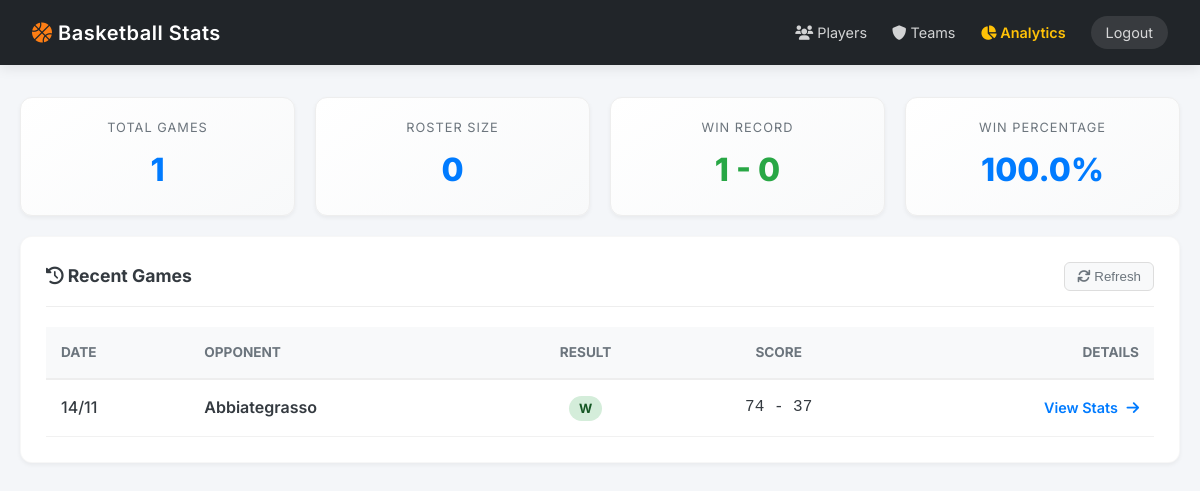
The page /teams/Abbiategrasso (signed in) on the database its author committed.
### core/models.py (models this page shows)
class Game(db.Model):
    __tablename__ = "games"
    id = db.Column(db.Integer, primary_key=True)
    date = db.Column(db.String(10), nullable=False)
    opponent = db.Column(db.String(100), nullable=False)
    team_score = db.Column(db.Integer, nullable=False)
    opponent_score = db.Column(db.Integer, nullable=False)
    result = db.Column(db.String(1), nullable=False)
    game_type = db.Column(db.String(20), nullable=False)
    sort_date = db.Column(db.String(10), nullable=False)
    @property
    def score_display(self):
        return f"{self.team_score} - {self.opponent_score}"

### web/routes/main.py (the view)
@main_bp.route("/teams/<opponent_name>")
@login_required
def opponent_games(opponent_name):
    games = (
        Game.query.filter_by(opponent=opponent_name)
        .order_by(Game.sort_date.desc())
        .all()
    )
    wins = sum(1 for g in games if g.result == "W")
    losses = len(games) - wins
    return render_template(
        "index.html",
        games=games,
        stats={"games": len(games), "players": 0, "wins": wins, "losses": losses},
    )

### web/__init__.py (called while the page is built)
def create_app(config_name: str = None) -> Flask:
    app = Flask(__name__)
    config = get_config(config_name)
    app.config.from_object(config)
    setup_logging(app, config)
    db.init_app(app)
    bcrypt.init_app(app)
    csrf.init_app(app)
    cache.init_app(app)
    limiter.init_app(app)
    login_manager.init_app(app)
    login_manager.login_view = "auth.login"
    login_manager.login_message = "Please log in to access this page."
    login_manager.login_message_category = "info"
    @login_manager.user_loader
    def load_user(user_id):
        return User.query.get(int(user_id))
    register_blueprints(app)
    return app

### web/templates/index.html (shortened to what this page needs)
<!doctype html>
<html lang="en">
    <head>
        <link
            rel="stylesheet"
            href="{{ url_for('static', filename='css/style.css') }}"
        />
        <link
            rel="stylesheet"
            href="https://cdnjs.cloudflare.com/ajax/libs/font-awesome/6.0.0/css/all.min.css"
        />
    </head>
    <body>
        <div class="header">
            <h1>
                <i class="fas fa-basketball-ball" style="color: #fd7e14"></i>
                Basketball Stats
            </h1>
            <div style="display: flex; gap: 25px; align-items: center">
                <a href="{{ url_for('main.players') }}"
                    ><i class="fas fa-users"></i> Players</a
                >
                <a href="{{ url_for('main.teams') }}"
                    ><i class="fas fa-shield-alt"></i> Teams</a
                >
                <a
                    href="{{ url_for('analytics.dashboard') }}"
                    style="color: #ffc107; font-weight: 600"
                    ><i class="fas fa-chart-pie"></i> Analytics</a
                >
                <a
                    href="{{ url_for('auth.logout') }}"
                    style="
                        background: rgba(255, 255, 255, 0.1);
                        padding: 5px 15px;
                        border-radius: 20px;
                    "
                    >Logout</a
                >
            </div>
        </div>
        <div class="container">
            <div class="metrics-row">
                <div class="metric-card">
                    <div class="label">Total Games</div>
                    <div class="value">{{ stats.games }}</div>
                </div>
                <div class="metric-card">
                    <div class="label">Roster Size</div>
                    <div class="value">{{ stats.players }}</div>
                </div>
                <div class="metric-card">
                    <div class="label">Win Record</div>
                    <div
                        class="value"
                        style="color: {{ 'var(--success)' if stats.wins > stats.losses else 'var(--primary)' }}"
                    >
                        {{ stats.wins }} - {{ stats.losses }}
                    </div>
                </div>
                <div class="metric-card">
                    <div class="label">Win Percentage</div>
                    <div class="value">
                        {% if stats.games > 0 %} {{ (stats.wins / stats.games *
                        100)|round(1) }}% {% else %} 0% {% endif %}
                    </div>
                </div>
            </div>
            <div class="panel">
                <div class="panel-header">
                    <h3><i class="fas fa-history"></i> Recent Games</h3>
                    <button
                        onclick="window.location.reload()"
                        style="
                            background: #f8f9fa;
                            border: 1px solid #ddd;
                            padding: 6px 12px;
                            border-radius: 6px;
                            cursor: pointer;
                            color: var(--text-muted);
                        "
                    >
                        <i class="fas fa-sync"></i> Refresh
                    </button>
                </div>
                <div style="overflow-x: auto">
                    <table style="width: 100%; border-collapse: collapse">
                        <thead>
                            <tr
                                style="
                                    background: #f8f9fa;
                                    border-bottom: 2px solid #eee;
                                "
                            >
                                <th
                                    style="
                                        padding: 15px;
                                        text-align: left;
                                        color: var(--text-muted);
                                        font-size: 0.85rem;
                                        text-transform: uppercase;
                                    "
                                >
                                    Date
                                </th>
                                <th
                                    style="
                                        padding: 15px;
                                        text-align: left;
                                        color: var(--text-muted);
                                        font-size: 0.85rem;
                                        text-transform: uppercase;
                                    "
                                >
                                    Opponent
                                </th>
                                <th
                                    style="
                                        padding: 15px;
                                        text-align: center;
                                        color: var(--text-muted);
                                        font-size: 0.85rem;
                                        text-transform: uppercase;
                                    "
                                >
                                    Result
                                </th>
                                <th
                                    style="
                                        padding: 15px;
                                        text-align: center;
                                        color: var(--text-muted);
                                        font-size: 0.85rem;
                                        text-transform: uppercase;
                                    "
                                >
                                    Score
                                </th>
                                <th
                                    style="
                                        padding: 15px;
                                        text-align: right;
                                        color: var(--text-muted);
                                        font-size: 0.85rem;
                                        text-transform: uppercase;
                                    "
                                >
                                    Details
                                </th>
                            </tr>
                        </thead>
                        <tbody>
                            {% for game in games %}
                            <tr
                                style="
                                    border-bottom: 1px solid #f1f1f1;
                                    transition: background 0.2s;
                                "
                            >
                                <td style="padding: 15px; font-weight: 500">
                                    {{ game.date }}
                                </td>
                                <td
                                    style="
                                        padding: 15px;
                                        font-weight: 600;
                                        color: var(--text-main);
                                    "
                                >
                                    {{ game.opponent }}
                                </td>
                                <td style="padding: 15px; text-align: center">
                                    <span
                                        style="padding: 5px 10px; border-radius: 20px; font-size: 0.8rem; font-weight: 700;
                                      background: {{ '#d4edda' if game.result == 'W' else '#f8d7da' }};
                                      color: {{ '#155724' if game.result == 'W' else '#721c24' }};"
                                    >
                                        {{ game.result }}
                                    </span>
                                </td>
                                <td
                                    style="
                                        padding: 15px;
                                        text-align: center;
                                        font-family: monospace;
                                        font-size: 1rem;
                                    "
                                >
                                    {{ game.score_display }}
                                </td>
                                <td style="padding: 15px; text-align: right">
                                    <a
                                        href="{{ url_for('main.game_detail', game_id=game.id) }}"
                                        style="
                                            color: var(--primary);
                                            text-decoration: none;
                                            font-weight: 600;
                                            font-size: 0.9rem;
                                        "
                                    >
                                        View Stats
                                        <i
                                            class="fas fa-arrow-right"
                                            style="margin-left: 5px"
                                        ></i>
                                    </a>
                                </td>
                            </tr>
                            {% endfor %}
                        </tbody>
                    </table>
                </div>
            </div>
        </div>
    </body>
</html>

### web/static/css/style.css (style rules this page uses)
:root { --primary: #007bff; --primary-dark: #0056b3; --secondary: #6c757d; --success: #28a745; --bg-body: #f4f6f9; --bg-card: #ffffff; --text-main: #343a40; --text-muted: #6c757d; --border-radius: 12px; --shadow-sm: 0 2px 4px rgba(0, 0, 0, 0.05); --shadow-md: 0 4px 12px rgba(0, 0, 0, 0.08); }
* { box-sizing: border-box; margin: 0; padding: 0; }
body { font-family: "Inter", -apple-system, BlinkMacSystemFont, "Segoe UI", Roboto, sans-serif; background-color: var(--bg-body); color: var(--text-main); line-height: 1.6; padding-bottom: 40px; }
.header { background: #212529; color: white; padding: 1rem 2rem; display: flex; justify-content: space-between; align-items: center; box-shadow: var(--shadow-md); position: sticky; top: 0; z-index: 1000; }
.header h1 { font-size: 1.25rem; font-weight: 600; letter-spacing: 0.5px; }
.header a { color: rgba(255, 255, 255, 0.8); text-decoration: none; font-size: 0.9rem; transition: 0.2s; }
.container { max-width: 1400px; margin: 2rem auto; padding: 0 20px; }
.panel { background: var(--bg-card); padding: 25px; border-radius: var(--border-radius); box-shadow: var(--shadow-sm); margin-bottom: 25px; border: 1px solid rgba(0, 0, 0, 0.03); }
.panel-header { display: flex; justify-content: space-between; align-items: center; margin-bottom: 20px; border-bottom: 1px solid #eee; padding-bottom: 15px; }
.panel h3 { font-size: 1.1rem; color: var(--text-main); font-weight: 700; margin: 0; }
.metrics-row { display: flex; gap: 20px; margin-bottom: 20px; }
.metric-card { flex: 1; background: linear-gradient(145deg, #ffffff, #f8f9fa); padding: 20px; border-radius: var(--border-radius); text-align: center; border: 1px solid #eee; box-shadow: var(--shadow-sm); }
.metric-card .label { font-size: 0.8rem; text-transform: uppercase; letter-spacing: 1px; color: var(--text-muted); margin-bottom: 5px; }
.metric-card .value { font-size: 2rem; font-weight: 800; color: var(--primary); }

### rows shown on the page
Game: date "14/11", opponent "Abbiategrasso", result "W", score_display "74 - 37"

### other values the page prints
{{ stats.games }} "1"
{{ stats.players }} "0"
{{ stats.wins }} "1"
{{ stats.losses }} "0"
{{ (stats.wins / stats.games *
                        100)|round(1) }} "100.0"
